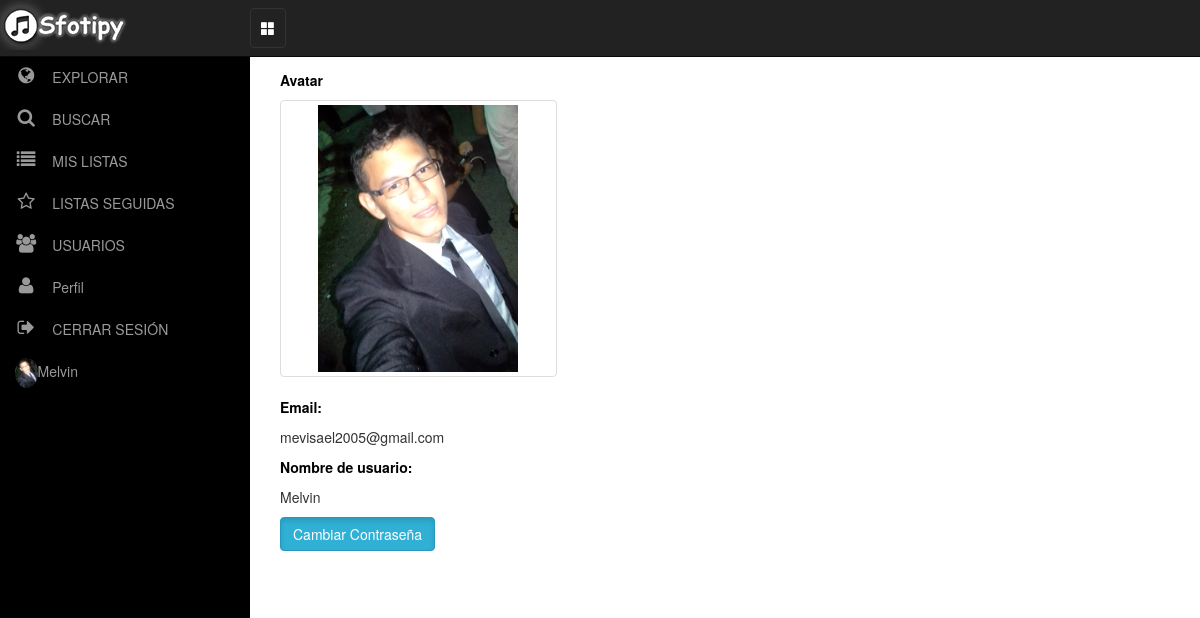
The app's page /perfil/ (signed in) with its own data.
### sfotipy/models.py (models this page shows, shortened)
class UserProfile(models.Model):
	user = models.OneToOneField(settings.AUTH_USER_MODEL, null=True)
	email = models.EmailField()
	avatar = models.ImageField(upload_to='sfotipy', default='userdefault.png')

### sfotipy/views.py (the view)
# urls.py: url(r'^perfil/$', views.PerfilView, name='PerfilView'),
@login_required()
def PerfilView(request):
    profile = UserProfile.objects.get(user = request.user)
    return render(request, 'Perfil.html', {'profile':profile})

### sfotipy/context_processors.py (called while the page is built)
def playlist_user(request):
	if request.user.is_authenticated():
		profile = UserProfile.objects.get(user = request.user)
		playlist_user = PlayList.objects.filter(user = profile)
		return {'playlist_user': playlist_user}
	else:
		return {}

### sfotipy/templates/Perfil.html (shortened to what this page needs)
{% extends 'base.html' %}
{% block content %}
			<div class="row">
           	 <div class="col-md-4">
				<p color="black"><strong>Avatar</strong></p>
			    	<a class="thumbnail">
			      		<img src="{{ MEDIA_URL }}{{ profile.avatar }}" alt="" width="200" height="200">
			    	</a>
				<p color="black"><strong>Email:</strong></p>
				<p>{{ profile.email }}</p>
				<p color="black"><strong>Nombre de usuario:</strong></p>
				<p>{{ profile.user.username }}</p>
				<p><a class="btn btn-info btn active" role="button" href="/editar_contrasena/">Cambiar Contraseña</a></p>
				 </div>
               </div>
{% endblock content %}

### sfotipy/templates/base.html (shortened to what this page needs)
<!DOCTYPE html>
<html lang="en">
<head>
	{% load staticfiles %}
	<link rel="stylesheet" href="{% static 'bootstrap/css/bootstrap.css' %}">
	<link rel="stylesheet" href="{% static 'css/estilos.css' %}">
    {% load staticfiles %}
    <link href="{% static 'css/bootstrap.min.css' %}" rel="stylesheet" type="text/css" >
    <link href="{% static 'css/simple-sidebar.css' %}" rel="stylesheet" type="text/css"  >
    <link href="{% static 'font-awesome-4.5.0/css/font-awesome.min.css' %}" rel="stylesheet" type="text/css" >
</head>
<body>
  {% if user.is_authenticated %}
				<nav class="navbar navbar-inverse navbar-fixed-top no-margin">
                <div class="navbar-header fixed-brand">
                    <img src="/media/sfotipy/logofinal.png" alt="logo">
                </div>
                <div id="navbar" class="collapse navbar-collapse">
                            <ul class="nav navbar-nav">
                                <li><button class="navbar-toggle collapse in"  data-toggle="collapse" id="menu-toggle-2"> <span class="glyphicon glyphicon-th-large" style="color:white" aria-hidden="true"></span></button></li>
    </nav>
    <div id="wrapper">
        <div id="sidebar-wrapper" class="affix-top affix" >
            <ul class="sidebar-nav nav-pills nav-stacked" id="menu">
                <li>
                    <a href="/cancion/"><span class="fa-stack fa-lg pull-left"><i class="fa fa-globe fa-stack-1x "></i></span>EXPLORAR</a>
                </li>
                <li>
                    <a href="/search_track/"> <span class="fa-stack fa-lg pull-left"><i class="fa fa-search fa-stack-1x "></i></span>BUSCAR</a>
                </li>
                <li>
                    <a href="#"><span class="fa-stack fa-lg pull-left"><i class="fa fa-list fa-stack-1x "></i></span>MIS LISTAS</a>
                </li>
                <li>
                    <a href="#"><span class="fa-stack fa-lg pull-left"><i class="fa fa-star-o fa-stack-1x "></i></span>LISTAS SEGUIDAS</a>
                </li>
                <li>
                    <a href="/usuarios/"><span class="fa-stack fa-lg pull-left"><i class="fa fa-users fa-stack-1x "></i></span>USUARIOS</a>
                </li>
                 <li>
                    <a href="/perfil/"><span class="fa-stack fa-lg pull-left"><i class="fa fa-user fa-stack-1x "></i></span>Perfil</a>
                </li>
                <li>
                    <a href="{% url 'accounts.logout' %}"> <span class="fa-stack fa-lg pull-left"><i class="fa fa-sign-out fa-stack-1x "></i></span>CERRAR SESIÓN</a>
                </li>
                 <li>
                     <a><img src="{{ MEDIA_URL }}{{ user.userprofile.avatar }}" alt="Imagen de {{ user.username }}" width="" height="30" class="img-circle" />{{ user.username|title }}</a>
                 </li>
            </ul>
        </div>
        <div id="page-content-wrapper">
            <div class="container-fluid xyz">
                <div class="row">
                    <div class="col-lg-12">
                       {% block content %}
						{% endblock content %}
                    </div>
                </div>
            </div>
        </div>
    </div>
		        {% endif %}
</body>
</html>

### sfotipy/static/css/estilos.css (style rules this page uses)
.container, body { background:#666; background-image: }
.form-group, h2, strong, #escucha, #control-label, label, #letrapie { color: black; }

### sfotipy/static/css/simple-sidebar.css (style rules this page uses)
#wrapper { padding-left: 0; padding-top: 15px; -webkit-transition: all 0.5s ease; -moz-transition: all 0.5s ease; -o-transition: all 0.5s ease; transition: all 0.5s ease; overflow: hidden; height: 100%; }
#sidebar-wrapper { z-index: 1000; position: fixed; padding-top: 40px; left: 250px; width: 0; height: 100%; margin-left: -250px; overflow-y: auto; background: #000; -webkit-transition: all 0.5s ease; -moz-transition: all 0.5s ease; -o-transition: all 0.5s ease; transition: all 0.5s ease; }
#page-content-wrapper { position: absolute; padding-left: 5px; width: 100%; overflow-x: hidden; }
.xyz { min-width: 360px; padding-right: 0px; padding-left: 0px; padding-top: 40px; }
.fixed-brand { width: auto; }
.sidebar-nav { position: absolute; width: 250px; margin: 0; padding: 0; list-style: none; margin-top: 2px; }
.sidebar-nav li { text-indent: 15px; line-height: 40px; }
.sidebar-nav li a { display: block; text-decoration: none; color: #999999; }
.no-margin { margin:0; }
@media (min-width:768px) { #wrapper { padding-left: 250px; } }
@media (min-width:768px) { .fixed-brand { width: 250px; } }
@media (min-width:768px) { #sidebar-wrapper { width: 250px; } }
@media (min-width:768px) { .xyz { padding-right: 0px; padding-left: 0px; padding-top: 25px; } }
@media (min-width:768px) { #page-content-wrapper { padding: 30px; position: relative; -webkit-transition: all 0.5s ease; -moz-transition: all 0.5s ease; -o-transition: all 0.5s ease; transition: all 0.5s ease; } }

### records on screen
UserProfile: avatar (picture), email "mevisael2005@gmail.com", user.username "Melvin"

### other values on screen
{{ user.username|title }} "Melvin"
